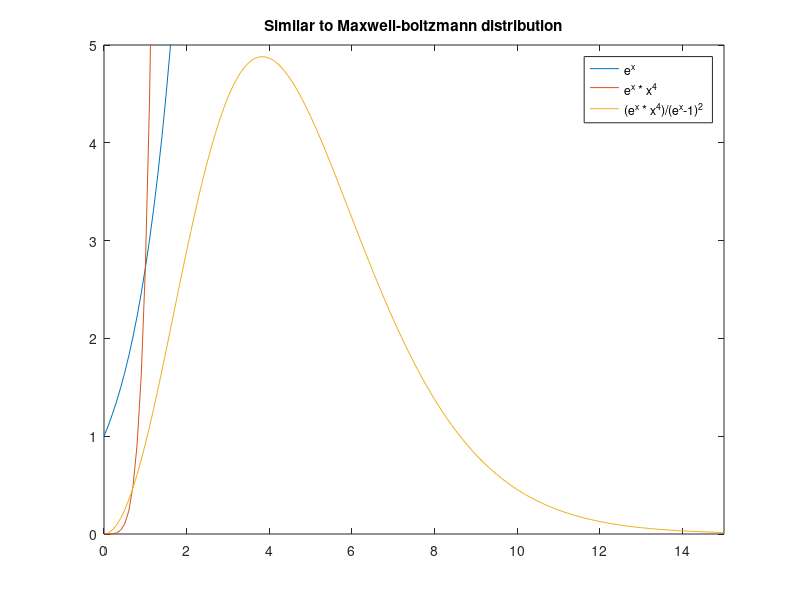

MATLAB code for this plot:
close all;
clear all;
clc

x = 0 : 0.1:100;
f1 = exp (x);
plot(x,f1)
hold all;
f2 = exp(x).*x.^4;
plot(x,f2)
f3 = exp(x).*x.^4 ./ (exp(x)-1).^2;
plot(x,f3)

title ('Similar to Maxwell-boltzmann distribution');
legend ('e^x','e^x * x^4','(e^x * x^4)/(e^x-1)^2');
ylim([0 5])
xlim([0 15])
